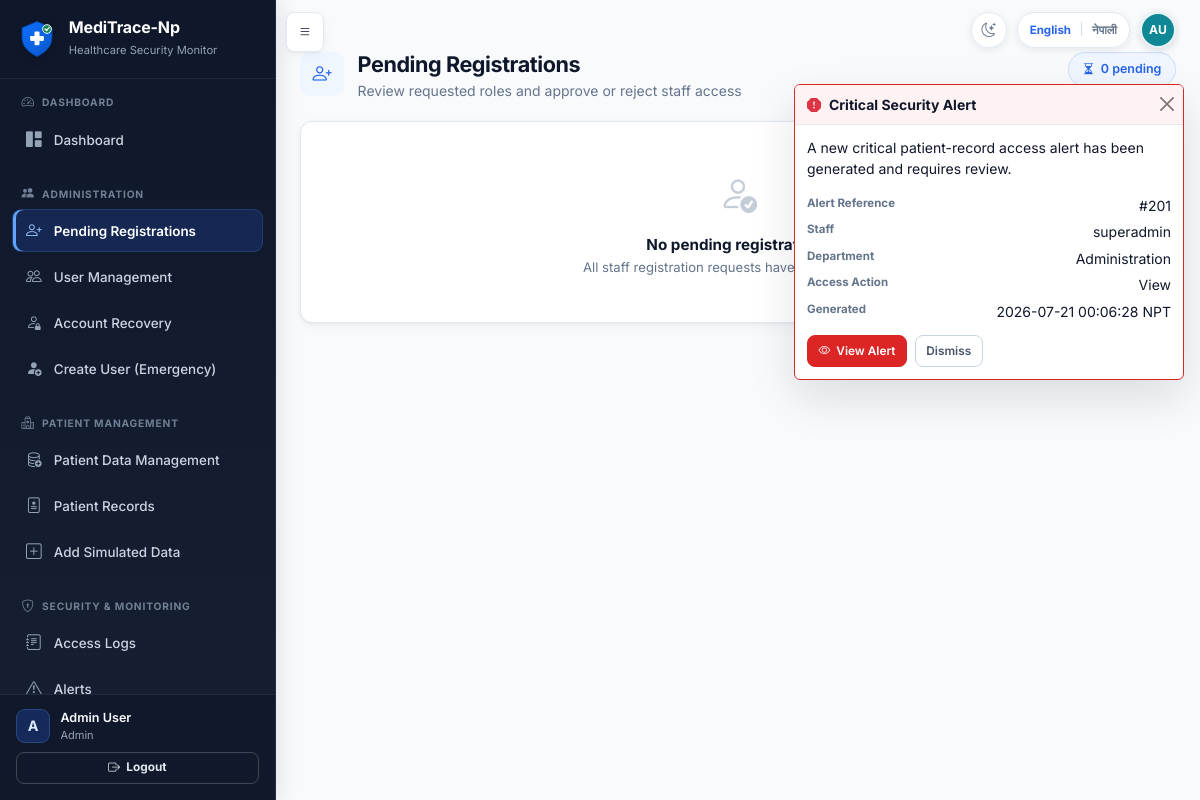
The page /admin/pending-users (signed in) on the database its author committed.
### tables this page shows
CREATE TABLE users (
            id INTEGER PRIMARY KEY AUTOINCREMENT,
            full_name TEXT NOT NULL,
            staff_id TEXT NOT NULL UNIQUE,
            email TEXT NOT NULL UNIQUE,
            username TEXT NOT NULL UNIQUE,
            password_hash TEXT NOT NULL,
            role TEXT NOT NULL,
            department TEXT NOT NULL,
            work_start TEXT NOT NULL,
            work_end TEXT NOT NULL,
            approval_status TEXT NOT NULL DEFAULT 'pending',
            is_active INTEGER NOT NULL DEFAULT 1,
            approved_by INTEGER,
            approved_at TEXT,
            rejection_reason TEXT,
            created_at TEXT NOT NULL,
            last_login TEXT, is_deleted INTEGER NOT NULL DEFAULT 0, failed_attempts INTEGER NOT NULL DEFAULT 0, locked_until TEXT, last_failed_login TEXT, must_change_password INTEGER NOT NULL DEFAULT 0, credential_version INTEGER NOT NULL DEFAULT 0, credentials_changed_at TEXT, credentials_changed_by INTEGER, preferred_language TEXT NOT NULL DEFAULT 'en',
            FOREIGN KEY (approved_by) REFERENCES users(id)
        );

CREATE TABLE messages (
            id INTEGER PRIMARY KEY AUTOINCREMENT,
            sender_id INTEGER NOT NULL,
            receiver_id INTEGER NOT NULL,
            title TEXT NOT NULL,
            body TEXT NOT NULL,
            is_read INTEGER NOT NULL DEFAULT 0,
            is_urgent INTEGER NOT NULL DEFAULT 0,
            created_at TEXT NOT NULL,
            read_at TEXT, notification_type TEXT, related_alert_id INTEGER,
            FOREIGN KEY (sender_id) REFERENCES users(id),
            FOREIGN KEY (receiver_id) REFERENCES users(id)
        );

CREATE TABLE alerts (
            id INTEGER PRIMARY KEY AUTOINCREMENT,
            event_id INTEGER NOT NULL,
            user_id INTEGER NOT NULL,
            username TEXT NOT NULL,
            role TEXT NOT NULL,
            department TEXT NOT NULL,
            record_id INTEGER,
            severity TEXT NOT NULL,
            reason TEXT NOT NULL,
            triggered_rules TEXT,
            ml_score INTEGER DEFAULT 0,
            status TEXT NOT NULL DEFAULT 'open',
            created_at TEXT NOT NULL,
            resolved_by INTEGER,
            resolved_at TEXT,
            notes TEXT, rule_score INTEGER, anomaly_score INTEGER, hybrid_score INTEGER, baseline_source TEXT, anomaly_method TEXT, model_version TEXT, model_confidence TEXT, minimum_risk_override TEXT, human_review_required INTEGER NOT NULL DEFAULT 1, explanation_json TEXT,
            FOREIGN KEY (event_id) REFERENCES access_events(id),
            FOREIGN KEY (user_id) REFERENCES users(id),
            FOREIGN KEY (resolved_by) REFERENCES users(id)
        );

CREATE TABLE access_events (
            id INTEGER PRIMARY KEY AUTOINCREMENT,
            user_id INTEGER NOT NULL,
            username TEXT NOT NULL,
            staff_id TEXT NOT NULL,
            role TEXT NOT NULL,
            department TEXT NOT NULL,
            record_id INTEGER,
            record_category TEXT,
            sensitivity_level TEXT,
            action_type TEXT NOT NULL,
            timestamp TEXT NOT NULL,
            ip_address TEXT,
            computer_name TEXT,
            is_after_hours INTEGER NOT NULL DEFAULT 0,
            is_sensitive INTEGER NOT NULL DEFAULT 0,
            department_match INTEGER NOT NULL DEFAULT 0,
            rule_result TEXT,
            ml_score INTEGER DEFAULT 0,
            final_risk_level TEXT NOT NULL DEFAULT 'Normal',
            alert_created INTEGER NOT NULL DEFAULT 0, rule_score INTEGER, anomaly_score INTEGER, hybrid_score INTEGER, baseline_source TEXT, anomaly_method TEXT, model_version TEXT, model_raw_score REAL, model_confidence TEXT, minimum_risk_override TEXT, human_review_required INTEGER NOT NULL DEFAULT 0, explanation_json TEXT, browser_info TEXT,
            FOREIGN KEY (user_id) REFERENCES users(id),
            FOREIGN KEY (record_id) REFERENCES patient_records(id)
        );

### app.py (the view, shortened to what this page needs)
@app.route('/admin/pending-users', methods=['GET', 'POST'])
@login_required
@admin_panel_required
def pending_users():
    users = get_pending_users()
    for u in users:
        u['created_at_display'] = format_datetime_display(u.get('created_at'))
    return render_template(
        'pending_users.html',
        users=users,
        roles=Config.STAFF_REGISTER_ROLES,
        departments=Config.DEPARTMENTS,
    )

### templates/pending_users.html (shortened to what this page needs)
{% extends "base.html" %}
{% from "macros.html" import page_header, empty_state %}
{% block content %}
<div class="app-page">
{{ page_header('Pending Registrations', 'Review requested roles and approve or reject staff access', 'bi-person-plus', users|length ~ ' pending', 'bi-hourglass-split') }}
{% for user in users %}
<div class="card mb-3 approval-card">
    <div class="card-body">
        <div class="row">
            <div class="col-md-8">
                <h5>{{ user.full_name }} ({{ user.staff_id }})</h5>
                <p class="mb-1"><strong>Email:</strong> {{ user.email }} | <strong>Username:</strong> {{ user.username }}</p>
                <p class="mb-1">Requested: <span class="badge bg-secondary">{{ tr_display(user.role) }}</span> — {{ tr_display(user.department) }}</p>
                <p class="mb-0">Work hours: {{ user.work_start }} - {{ user.work_end }}</p>
                <p class="mb-0"><strong>Registered:</strong> {{ user.created_at_display }}</p>
            </div>
            <div class="col-md-4">
                <form method="POST" class="mb-2">
                    <input type="hidden" name="csrf_token" value="{{ csrf_token() }}">
                    <input type="hidden" name="user_id" value="{{ user.id }}">
                    <input type="hidden" name="action" value="approve">
                    <div class="mb-2">
                        <label class="form-label small">Role</label>
                        <select name="role" class="form-select form-select-sm">
                            {% for r in roles %}
                            <option value="{{ r }}" {% if r == user.role %}selected{% endif %}>{{ tr_display(r) }}</option>
                            {% endfor %}
                        </select>
                    </div>
                    <div class="mb-2">
                        <label class="form-label small">Department</label>
                        <select name="department" class="form-select form-select-sm">
                            {% for d in departments %}
                            <option value="{{ d }}" {% if d == user.department %}selected{% endif %}>{{ tr_display(d) }}</option>
                            {% endfor %}
                        </select>
                    </div>
                        <button type="submit" class="btn btn-success btn-sm w-100"><i class="bi bi-check2-circle"></i>Approve</button>
                </form>
                <form method="POST">
                    <input type="hidden" name="csrf_token" value="{{ csrf_token() }}">
                    <input type="hidden" name="user_id" value="{{ user.id }}">
                    <input type="hidden" name="action" value="reject">
                    <input type="text" name="rejection_reason" class="form-control form-control-sm mb-1" placeholder="Rejection reason">
                    <button type="submit" class="btn btn-outline-danger btn-sm w-100"><i class="bi bi-x-circle"></i>Reject</button>
                </form>
            </div>
        </div>
    </div>
</div>
{% else %}
<div class="card">{{ empty_state('bi-person-check', 'No pending registrations', 'All staff registration requests have been reviewed.') }}</div>
{% endfor %}
</div>
{% endblock %}

### templates/base.html (shortened to what this page needs)
<!DOCTYPE html>
<html lang="{{ current_locale|default('en') }}" data-theme="light">
<head>
    <link href="https://cdn.jsdelivr.net/npm/bootstrap@5.3.2/dist/css/bootstrap.min.css" rel="stylesheet">
    <link href="https://cdn.jsdelivr.net/npm/bootstrap-icons@1.11.1/font/bootstrap-icons.css" rel="stylesheet">
    <link href="{{ url_for('static', filename='css/style.css') }}" rel="stylesheet">
    <link href="{{ url_for('static', filename='css/explainability.css') }}" rel="stylesheet">
    <link href="{{ url_for('static', filename='css/theme.css') }}" rel="stylesheet">
</head>
<body class="{% if current_user.is_authenticated %}has-sidebar{% endif %}">
    {% set language_return_path = request.full_path if request.query_string else request.path %}
    {% macro language_switch(extra_class='') %}
    <form method="POST" action="{{ url_for('change_language') }}" class="language-switch {{ extra_class }}" aria-label="{{ _('Switch language') }}">
        <button type="submit" name="language" value="en" class="language-option{% if current_locale == 'en' %} active{% endif %}" lang="en" aria-pressed="{{ 'true' if current_locale == 'en' else 'false' }}">English</button>
        <span class="language-divider" aria-hidden="true">|</span>
        <button type="submit" name="language" value="ne" class="language-option{% if current_locale == 'ne' %} active{% endif %}" lang="ne" aria-pressed="{{ 'true' if current_locale == 'ne' else 'false' }}">नेपाली</button>
    </form>
    {% endmacro %}
    {% macro theme_toggle(extra_class='') %}
    <button
        type="button"
        class="theme-toggle {{ extra_class }}"
        aria-label="{{ _('Switch to Dark Mode') }}"
        aria-pressed="false"
        title="{{ _('Switch to Dark Mode') }}"
        data-label-dark="{{ _('Switch to Dark Mode') }}"
        data-label-light="{{ _('Switch to Light Mode') }}"
    ><i class="bi bi-moon-stars" aria-hidden="true"></i></button>
    {% endmacro %}
    {% if current_user.is_authenticated %}
    {% from "macros.html" import user_initials %}
    {% set avatar_name = current_user.full_name|default('', true)|trim %}
    {% if not avatar_name %}{% set avatar_name = current_user.display_name|default('', true)|trim %}{% endif %}
    {% if not avatar_name %}{% set avatar_name = current_user.username|default('User', true)|trim %}{% endif %}
    <button type="button" class="btn btn-dark sidebar-toggle-btn" id="sidebarToggle" aria-label="{{ _('Toggle navigation') }}">
        <i class="bi bi-list"></i>
    </button>
    <div class="authenticated-header-actions" aria-label="{{ _('Current user') }}">
        {{ theme_toggle() }}
        {{ language_switch() }}
        <span
            class="header-user-avatar"
            role="img"
            aria-label="{{ _('Signed in as {name}', name=avatar_name) }}"
            title="{{ avatar_name }}"
        >{{ user_initials(current_user) }}</span>
    </div>
    <aside class="sidebar" id="sidebar">
        <div class="sidebar-brand">
            <img src="{{ url_for('static', filename='images/meditrace-logo.svg') }}" alt="{{ APP_NAME|default('MediTrace-Np') }}" class="brand-logo">
            <div>
                <h5 class="text-white mb-0 brand-title">{{ APP_NAME|default('MediTrace-Np') }}</h5>
                <small class="text-muted">Healthcare Security Monitor</small>
            </div>
        </div>
        <div class="sidebar-nav-scroll">
            {% import "sidebar_macros.html" as sidebar with context %}
            {% if current_user.is_admin_panel %}
                {{ sidebar.admin_sidebar() }}
            {% else %}
                {{ sidebar.staff_sidebar() }}
            {% endif %}
        </div>
        <div class="sidebar-footer">
            <div class="sidebar-user-summary">
                <span class="sidebar-user-avatar" aria-hidden="true">{{ current_user.full_name[:1]|upper }}</span>
                <div class="sidebar-user-copy">
                    <div class="small text-muted sidebar-user-name">{{ current_user.full_name }}</div>
                    <div class="small text-muted sidebar-user-role">{{ tr_display(current_user.role) }}</div>
                </div>
            </div>
            <a href="{{ url_for('logout') }}" class="btn btn-outline-light btn-sm mt-2 w-100 fw-bold">
                <i class="bi bi-box-arrow-right"></i> Logout
            </a>
        </div>
    </aside>
    <main class="main-content" id="mainContent">
    {% else %}
    <div class="public-header-actions">
        {{ theme_toggle('public-theme-toggle') }}
        {{ language_switch('public-language-switch') }}
    </div>
    <main class="auth-main container py-4">
    {% endif %}
            {% block content %}{% endblock %}
    {% if current_user.is_authenticated %}
    </main>
    {% else %}
    </main>
    {% endif %}
    {% if current_user.is_authenticated and current_user.is_admin_panel and critical_notifications %}
    {% set critical_notification = critical_notifications[0] %}
    <div class="toast-container position-fixed top-0 end-0 p-3 critical-alert-toast-container" aria-live="assertive" aria-atomic="true">
      <div
        class="toast critical-alert-toast"
        id="criticalAlertToast"
        role="alert"
        data-bs-autohide="false"
        data-seen-url="{{ url_for('acknowledge_critical_notification', notification_id=critical_notification.notification_id) }}"
        data-csrf-token="{{ csrf_token() }}"
        aria-labelledby="criticalAlertToastTitle"
        aria-describedby="criticalAlertToastDescription"
      >
        <div class="toast-header critical-alert-toast-header">
          <i class="bi bi-exclamation-octagon-fill text-danger me-2" aria-hidden="true"></i>
          <strong class="me-auto" id="criticalAlertToastTitle">Critical Security Alert</strong>
          <form method="POST" action="{{ url_for('acknowledge_critical_notification', notification_id=critical_notification.notification_id) }}">
            <button type="submit" class="btn-close" aria-label="{{ _('Dismiss') }}"></button>
          </form>
        </div>
        <div class="toast-body" id="criticalAlertToastDescription">
          <p>A new critical patient-record access alert has been generated and requires review.</p>
          <dl class="critical-alert-toast-details">
            <div><dt>Alert Reference</dt><dd>#{{ critical_notification.alert_id }}</dd></div>
            <div><dt>Staff</dt><dd data-no-translate>{{ critical_notification.username }}</dd></div>
            <div><dt>Department</dt><dd>{{ tr_display(critical_notification.department) }}</dd></div>
            {% if critical_notification.action_type %}<div><dt>Access Action</dt><dd>{{ tr_display(critical_notification.action_type) }}</dd></div>{% endif %}
            <div><dt>Generated</dt><dd>{{ critical_notification.created_at|nepal_datetime }}</dd></div>
          </dl>
          <div class="critical-alert-toast-actions">
            <form method="POST" action="{{ url_for('acknowledge_critical_notification', notification_id=critical_notification.notification_id) }}">
              <button type="submit" class="btn btn-danger btn-sm"><i class="bi bi-eye" aria-hidden="true"></i> View Alert</button>
            </form>
            <form method="POST" action="{{ url_for('acknowledge_critical_notification', notification_id=critical_notification.notification_id) }}">
              <button type="submit" class="btn btn-outline-secondary btn-sm">Dismiss</button>
            </form>
          </div>
        </div>
      </div>
    </div>
    {% endif %}
</body>
</html>

### rows shown on the page
users: full_name "A", full_name "Admin User", role "Admin"
messages: alert_id "201"
alerts: username "superadmin", department "Administration", created_at|nepal_datetime "2026-07-21 00:06:28 NPT"
access_events: action_type "View"

### other values the page prints
{{ (name_parts[0][0] ~ name_parts[-1][0])|upper }} "AU"
{{ APP_NAME|default('MediTrace-Np') }} "MediTrace-Np"
